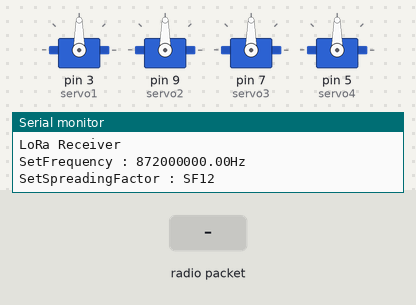
Simulated run of this sketch. Board: Arduino Uno, built with avr-gcc and run on an emulated ATmega328P. On the bench: 4 × servo, the last lines printed to the serial monitor. The test bench sets the inputs (shaded band). No radio packets arrive unless stated.

Above: at 1.2 s.
1.3 s: radio packet "1" arrives
At 2.5 s:
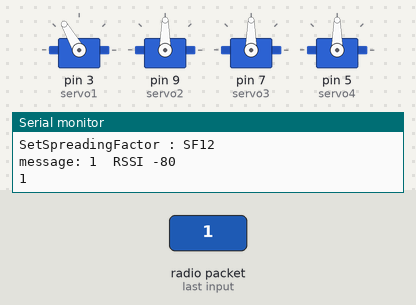
2.8 s: radio packet "2" arrives
At 3.7 s:
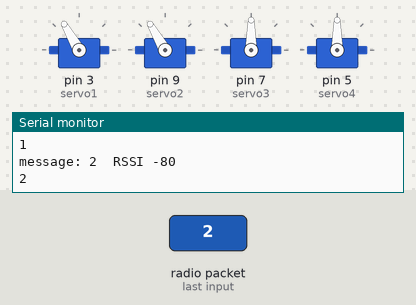
4.3 s: radio packet "3" arrives
At 4.9 s:
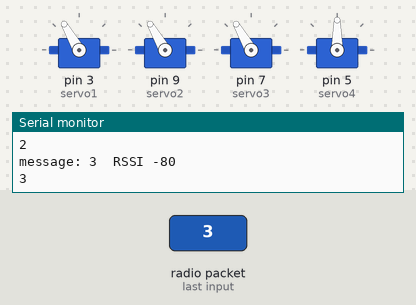
5.8 s: radio packet "4" arrives
At 7.0 s:
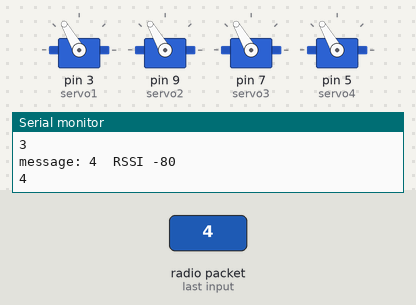
7.3 s: radio packet "1" arrives
At 8.4 s:
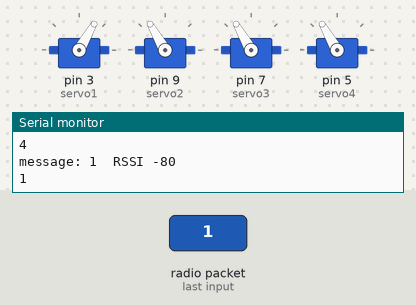
8.8 s: radio packet "2" arrives
At 9.5 s:
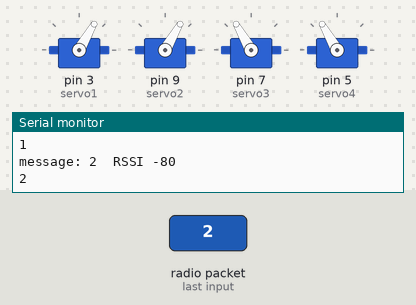
Timing chart, 0 to 11.3 s (numbered marks = the images above; inputs shaded):
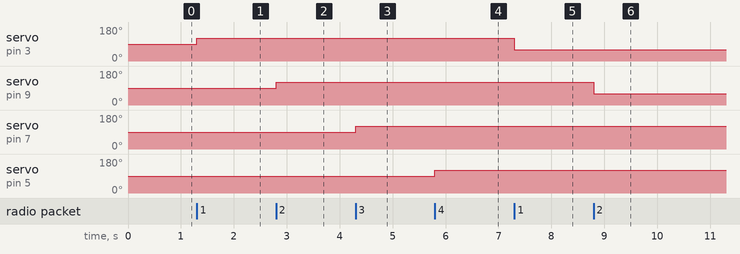

Measured:
- after the input at 1.3 s, servo on pin 3 (servo1): 90° → 120° at once
- after the input at 2.8 s, servo on pin 9 (servo2): 90° → 120° at once
- after the input at 4.3 s, servo on pin 7 (servo3): 90° → 120° at once
- after the input at 5.8 s, servo on pin 5 (servo4): 90° → 120° at once
- after the input at 7.3 s, servo on pin 3 (servo1): 120° → 60° at once
- after the input at 8.8 s, servo on pin 9 (servo2): 120° → 60° at once

The sketch:

LoRaReceiver_Phy_4servo.ino
```cpp
#include <SPI.h>
#include <LoRa.h>
#include <Servo.h>

Servo servo1;
Servo servo2;
Servo servo3;
Servo servo4;
int degre1 = 120;
int degre2 = 120;
int degre3 = 120;
int degre4 = 120;


int counter = 0;

// Parameters you can play with :

int txPower = 14; // from 0 to 20, default is 14
int spreadingFactor = 12; // from 7 to 12, default is 12
long signalBandwidth = 250E3; // 7.8E3, 10.4E3, 15.6E3, 20.8E3, 31.25E3,41.7E3,62.5E3,125E3,250E3,500e3, default is 125E3
int codingRateDenominator=8; // Numerator is 4, and denominator from 5 to 8, default is 5
int preambleLength=20; // from 2 to 20, default is 8

#define SS 10
#define RST 8
#define DI0 6
#define BAND 872E6  // Here you define the frequency carrier

void setup() {
  Serial.begin(115200);
  while (!Serial);

  Serial.println("LoRa Receiver");
  Serial.print("SetFrequency : ");
  Serial.print(BAND);
  Serial.println("Hz");
  Serial.print("SetSpreadingFactor : SF");
  Serial.println(spreadingFactor);


  SPI.begin();
  LoRa.setPins(SS,RST,DI0);


  if (!LoRa.begin(BAND)) {
    Serial.println("Starting LoRa failed!");
    while (1);
  }
 LoRa.setTxPower(txPower,1);
 LoRa.setSpreadingFactor(spreadingFactor);
 LoRa.setSignalBandwidth(signalBandwidth);
 LoRa.setCodingRate4(codingRateDenominator);
 LoRa.setPreambleLength(preambleLength);


 servo1.attach(3);
 servo2.attach(9);
 servo3.attach(7);
 servo4.attach(5);
}

void loop() {
   // try to parse packet
  int packetSize = LoRa.parsePacket();
  if (packetSize) {
    String message;
    while (LoRa.available()) {
      message += (char)LoRa.read();
    }

    Serial.print("message: ");
    Serial.print(message);
    Serial.print("  RSSI ");
    Serial.println(LoRa.packetRssi());


    int longueur = message.length();

    int i;
    for (i=0; i<longueur; i++) {
      Serial.println(message[i]);
      if ((String)message[i] == "1") {
      servo1.write(degre1);
      delay(500);
        if (degre1 == 60) {
          degre1 = 120;
        } else {
          degre1 = 60;
        }
     }
     else if ((String)message[i] == "2") {
      servo2.write(degre2);
      delay(500);
        if (degre2 == 60) {
          degre2 = 120;
        } else {
          degre2 = 60;
        }
     } else if ((String)message[i] == "3") {
      servo3.write(degre3);
      delay(500);
        if (degre3 == 60) {
          degre3 = 120;
        } else {
          degre3 = 60;
        }
     } else if ((String)message[i] == "4") {
      servo4.write(degre4);
      delay(500);
        if (degre4 == 60) {
          degre4 = 120;
        } else {
          degre4 = 60;
        }
     } else if ((String)message[i] == "0") {
      delay(400);
     }
    }
  }
}
```
